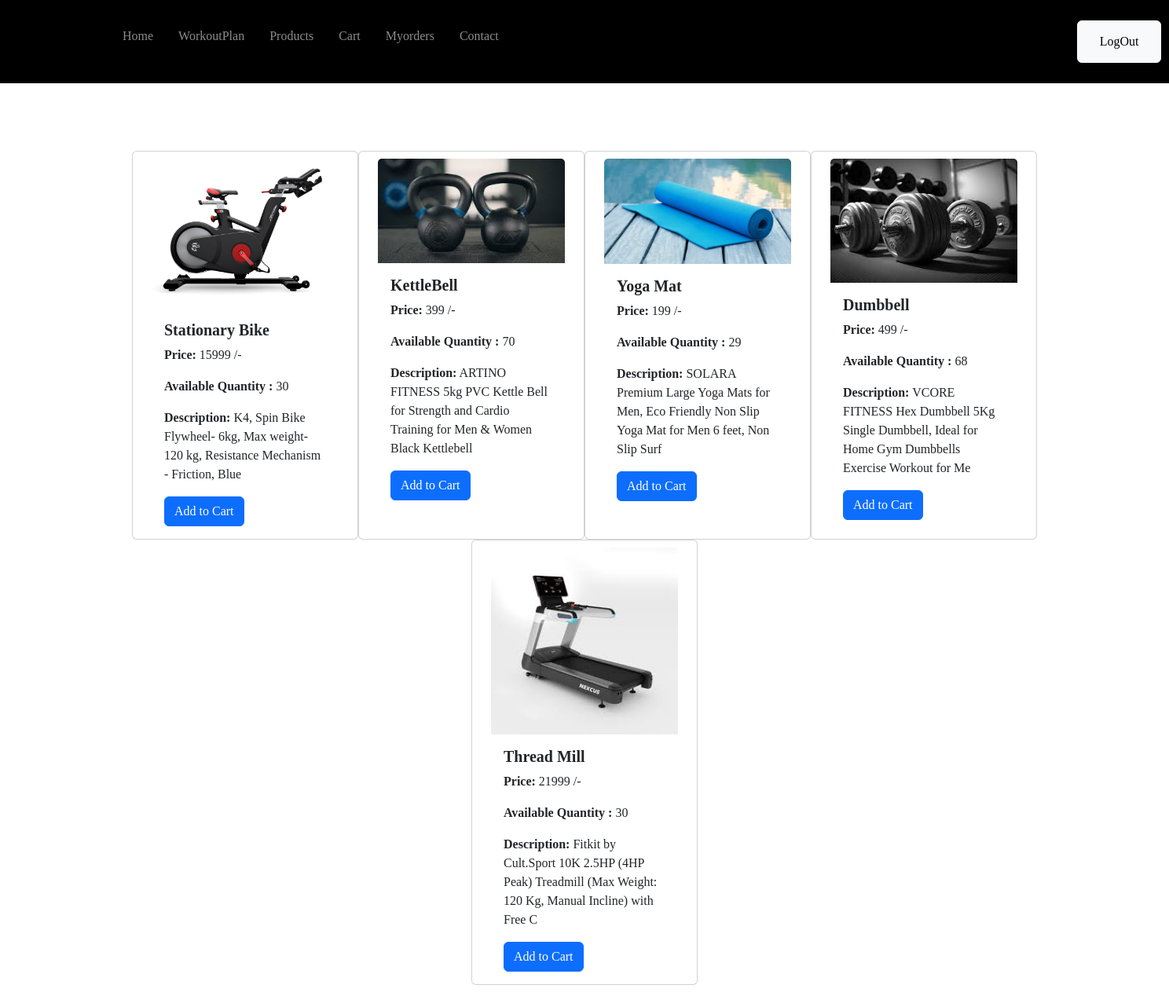
Screenshot of /prod/ (signed in) with the database file from the repository.
### ftapp/models.py (models this page shows)
class Product(models.Model):
	name = models.CharField(max_length=100)
	price = models.IntegerField(default=1)
	quantity = models.IntegerField(default=1)
	image = models.ImageField(upload_to='images/')
	desc = models.CharField(max_length=100)

### ftapp/views.py (the view)
# urls.py: path('prod/', views.prod, name='prod'),
def prod(request):
    cusname = request.session['name']
    products = Product.objects.all()
    cont={}
    request.session['cust']=cusname
    for modprod in products:
        if modprod.quantity == 0:
            cont={"cont":"Out Of Stock"}
            render(request,'products.html',cont)
    return render(request, 'products.html',{'products':products,'cusname':cusname,'cont':cont})

### templates/products.html (shortened to what this page needs)
<!DOCTYPE html>
<html lang="en">
    <head>
      <link href="https://cdn.jsdelivr.net/npm/bootstrap@5.3.2/dist/css/bootstrap.min.css" rel="stylesheet">
    </head>
<body>
    <div>
        <nav class="navbar navbar-expand-lg navbar-dark bg-black">
          <video width="140" height="90" autoplay loop muted>
            <source src="\media\videos\fh.mp4" type="video/mp4">
          </video>
          <div class="navbar-collapse" id="navbarSupportedContent">
            <ul class="navbar-nav mr-auto">
              <li class="nav-item active">
                <a class="nav-link px-3" href="/">Home</a>
              </li>
              <li class="nav-item">
                <a class="nav-link px-3" href="/work">WorkoutPlan</a>
              </li>
              <li class="nav-item">
                <a class="nav-link px-3" href="#">Products</a>
              </li>
              <li class="nav-item">
                <a class="nav-link px-3" href="/cartg">Cart</a>
              </li>
              <li class="nav-item">
                <a class="nav-link px-3" href="/myorders">Myorders</a>
              </li>
              <li class="nav-item">
                <a class="nav-link px-3" href="/contact">Contact</a>
              </li>
              <li>
                <button class="btn btn-light" style="margin-left: 720px;"><a class="nav-link px-3" style="color: black;" href="/">LogOut</a></button>
              </li>
            </ul>
          </div>
        </nav>
        <h2 name="uname" id="uname" style="margin-right: 20px;color: white;float: right;font-family: 'Times New Roman', Times, serif;">User:{{cusname}}</h2>
    </div>
    <section class="py-5">
        <h3 align="center" style="color:white;font-style: italic;font-weight: bold;font-size: 25px;">Our Products</h3>
        <div style="width: fit-content;">
      <form method="post" action="{% url 'cart' %}">{% csrf_token %}
        <div id="prod" class="row gx-4 gx-lg-5 row-cols-2 row-cols-md-3 row-cols-xl-4 justify-content-center">
        {% for product in products %}
          <div class="card" style="width: 18rem;padding-top: 9px;">
              <img src="{{product.image.url}}" class="card-img-top" alt="...">
              <div class="card-body">
                <h5 class="card-title"><b>{{product.name}}</b></h5>
                <p class="card-text"><b>Price:</b> {{product.price}} /-</p>
                {% if product.quantity != 0 %}
                <p class="card-text"><b>Available Quantity :</b> {{product.quantity}}</p>
                <p class="card-text"><b>Description:</b> {{product.desc}}</p>
                <button name="prod_id" class="btn btn-primary" onclick="alertmsg()" value="{{product.id}}">Add to Cart</button>
                {% else %}
                  <p style="color: red;" class="card-text"><b>Available Quantity :</b> {{ cont.cont }}</p>
                  <p class="card-text"><b>Description:</b> {{product.desc}}</p>
                {% endif %}
              </div>
            </div><br>
          {% endfor %}
         </div>
         </form>
      </div>
      </section>
</body>
</html>

### templates/products.html (style rules this page uses)
body { margin: 0; padding: 0; overflow:scroll; background-image: url("\\media\\images\\homebg.avif"); background-size: cover; background-position: center; font-family: 'Times New Roman', Times, serif; }
#prod { margin-left: 30px; margin-right: 30px; }

### rows the page displays
Product: image (picture), name "Stationary Bike", price "15999", quantity "30", desc "K4, Spin Bike Flywheel- 6kg, Max weight- 120 kg, Resistance Mechanism - Friction, Blue", {{ product.id }} 1 (drawn)
Product: image (picture), name "KettleBell", price "399", quantity "70", desc "ARTINO FITNESS 5kg PVC Kettle Bell for Strength and Cardio Training for Men & Women Black Kettlebell", {{ product.id }} 2 (drawn)
Product: image (picture), name "Yoga Mat", price "199", quantity "29", desc "SOLARA Premium Large Yoga Mats for Men, Eco Friendly Non Slip Yoga Mat for Men 6 feet, Non Slip Surf", {{ product.id }} 3 (drawn)
Product: image (picture), name "Dumbbell", price "499", quantity "68", desc "VCORE FITNESS Hex Dumbbell 5Kg Single Dumbbell, Ideal for Home Gym Dumbbells Exercise Workout for Me", {{ product.id }} 4 (drawn)
Product: image (picture), name "Thread Mill", price "21999", quantity "30", desc "Fitkit by Cult.Sport 10K 2.5HP (4HP Peak) Treadmill (Max Weight: 120 Kg, Manual Incline) with Free C", {{ product.id }} 5 (drawn)
